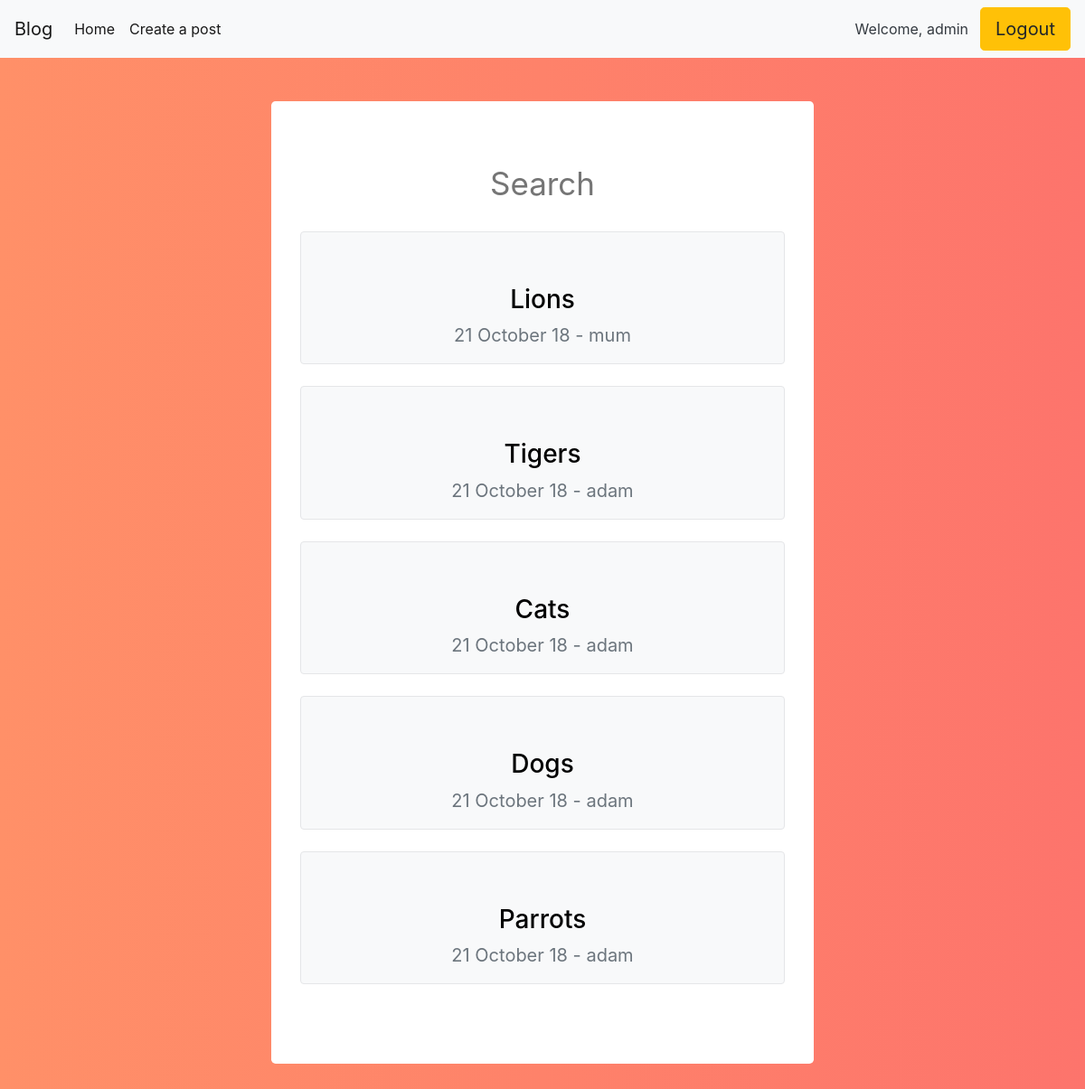
Page /blog/ (signed in) on the committed database.
### blog/models.py (models this page shows)
class BlogPost(models.Model):
    title = models.CharField(max_length=50, unique=True)
    slug = models.SlugField(unique = True, max_length=100)
    author = models.ForeignKey(User, on_delete=models.CASCADE)
    quick_description = models.CharField(max_length=200)
    content = models.CharField(max_length=2000)
    active = models.BooleanField(default=True)
    timestamp = models.DateTimeField(auto_now_add=True)
    img_url = models.CharField(max_length=1000,  unique=True)

### blog/views.py (the view)
# urls.py: path('', views.home),
def home(request):
    query = request.GET.get('s')
    presearch = ''
    if query:
        presearch = query
        posts = BlogPost.objects.filter(Q(title__icontains=query) | Q(content__icontains=query) ).order_by('-timestamp')
    else:
        posts = BlogPost.objects.filter(active=True).order_by('-timestamp')
    context = {'posts': posts,'presearch':presearch}
    return render(request, 'blog/home.html', context)

### templates/blog/home.html (shortened to what this page needs)
{% extends "base.html"%}
{%block content%}
<form action="/blog/" method="GET">
<input type="text" name='s' placeholder="Search" value='{{ presearch }}'>
</form>
<br>
{% for post in posts %}
            <a href='{{ post.slug }}'>
            <div style='border-radius:4px; background-color: #f8f9fa; ' class='hover'>
                <div class='container'>
                    <div class='row' style='padding-top:10px;'>
                        <div class='col'>
                            <br><br>
                            <h3>{{ post.title }}</h3>
                            <p class='inline text-muted' style='font-size: 20px;'>{{ post.timestamp | date:"d F y" }} - {{post.author}}</span> </p>
                        </div>
                    </div>
                </div>
            </div>
            </a>
            <br>
            {% endfor %}
{%endblock%}

### templates/base.html (shortened to what this page needs)
<!doctype html>
<html lang="en">
  <head>
    <link rel="stylesheet" href="https://stackpath.bootstrapcdn.com/bootstrap/4.1.3/css/bootstrap.min.css">
  </head>
  <body>
                <nav class="navbar navbar-expand-lg navbar-light bg-light ">
                        <a class="navbar-brand" href="/">Blog</a>
                        <div class="collapse navbar-collapse" id="navbarsExample09">
                          <ul class="navbar-nav mr-auto">
                            <li class="nav-item active">
                              <a class="nav-link" href="/">Home</a>
                            </li>
                            <li class="nav-item active">
                                <a class="nav-link" href="{%url 'create_post'%}">Create a post</a>
                              </li>
                          </ul>
                          {%if user.is_authenticated%}
                          <a class="p-2 text-dark">Welcome, {{user.username}}</a>
                          <a class="btn btn-warning btn-lg" href="{%url 'logout'%}" style="margin-left: 5px;">Logout</a>
                          {%else%}
                          <a class="btn btn-outline-primary btn-lg" href="/blog/signup/">I am new here</a>
                          <a class="btn btn-primary btn-lg" style='margin-left:15px;' href="{%url 'login'%}">Login</a>
                          {%endif%}
                        </div>
                      </nav>
<br><br>
    <div class="container text-center jumbotron col-md-6">
    {%block content%}
    {%endblock%}
    </div>
  </body>
</html>

### templates/base.html (style rules this page uses)
body { background: #fd746c; background: -webkit-linear-gradient(to right, #ff9068, #fd746c); background: linear-gradient(to right, #ff9068, #fd746c); }
.jumbotron { background-color: white; }

### templates/blog/home.html (style rules this page uses)
a { color:black; }
.hover { border: 1px solid #e5e6e8; text-decoration: none; transition: 0.5s; }
input { border: 0; outline: 0; background: transparent; border-bottom: 1px solid white; width:70%; resize: none; transition: 2s; font-size: 35px; text-align: center; }

### rows in the picture
BlogPost: title "Lions", timestamp "21 October 18", author "mum"
BlogPost: title "Tigers", timestamp "21 October 18", author "adam"
BlogPost: title "Cats", timestamp "21 October 18", author "adam"
BlogPost: title "Dogs", timestamp "21 October 18", author "adam"
BlogPost: title "Parrots", timestamp "21 October 18", author "adam"

### other values in the picture
{{ user.username }} "admin"
